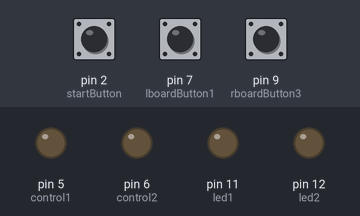
A sketch run on a simulated Arduino Uno, built with avr-gcc and run on an emulated ATmega328P. Parts: output pins drawn as LEDs (lit = HIGH). The test bench sets the inputs (shaded band); at power-on: pin 2 (startButton) HIGH, pin 7 (lboardButton1) HIGH, pin 9 (rboardButton3) HIGH.

Above: at 1.2 s.
1.3 s: pin 2 (startButton) pulled LOW for 0.15 s
At 1.9 s:
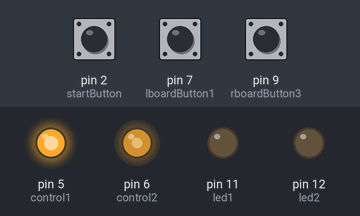
Timing chart, 0 to 4.3 s (numbered marks = the images above; inputs shaded):
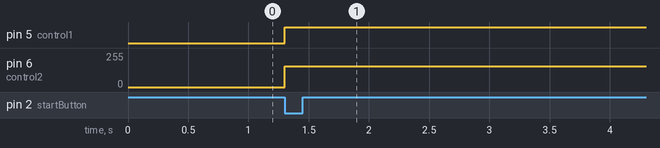

Measured:
- after the input at 1.3 s, pin 5 (control1): LOW → HIGH at once; pin 6 (control2): 0/255 → 155/255 at once

The sketch:

Mproject.ino
```cpp
int start = 0;
int lbuttons = 1;
#define led1 11
#define led2 12
#define lboardButton1 7
#define lboardButton2 8
#define rboardButton3 9
#define rboardButton4 10
#define control1 5
#define control2 6
#define startButton 2
#define stopButton 3


void setup() {
  pinMode(led1, OUTPUT);
  pinMode(led2, OUTPUT);
  pinMode(control1, OUTPUT);
  pinMode(control2, OUTPUT);
  pinMode(lboardButton1, INPUT_PULLUP);
  pinMode(lboardButton2, INPUT_PULLUP);
  pinMode(rboardButton3, INPUT_PULLUP);
  pinMode(rboardButton4, INPUT_PULLUP);
  pinMode(startButton, INPUT_PULLUP);
  pinMode(stopButton, INPUT_PULLUP);
}
void move(int speed) {
  if (speed > 0) {
    digitalWrite(control1, 1);
    analogWrite(control2, 255 - speed);
  } else if (speed < 0) {
    analogWrite(control1, 255 + speed);
    digitalWrite(control2, 1);
  } else {
    digitalWrite(control1, 1);
    digitalWrite(control2, 1);
  }
}


void loop() {
  if (digitalRead(startButton) == 0) {
    start = 1;
  }


  while (start == 1) {
    if (lbuttons == 1) {
      move(100);
    }
    if ((digitalRead(lboardButton1)) == 0 && (digitalRead(lboardButton2)) == 0) {
      lbuttons = 0;
      digitalWrite(led1, 1);
    }else{
      digitalWrite(led1, 0);
    }
    if (lbuttons == 0) {
      move(-100);
    }
    if ((digitalRead(rboardButton3) == 0) && (digitalRead(rboardButton4) == 0)) {
      start = 0;
      lbuttons = 1;
      digitalWrite(led2, 1);
      move(0);
    }else{
      digitalWrite(led2, 0);
    }
  }
}
```
